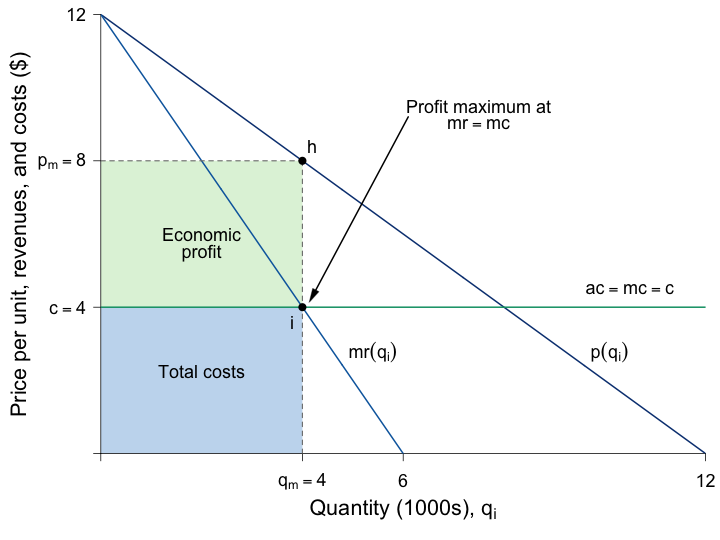

The script that saved this image:
#Graph Designer: Simon Halliday
#Authors: Bowles and Halliday
#Title: Coordination, Conflict and Competition: A Text in Microeconomics

require(shape)
#pdf(file = "firmmarketsupply/monopolist_profit_comparison.pdf", width = 9, height = 7)
png(file = "firmmarketsupply/profit_revenues_monopolist_outlier.png", width = 6*120, height = 4.5*120)

#Set parameters for graphics
pointsize <- 1.8
axislabelsize <- 1.8
labelsize <- 1.5
namesize <- 1.8
annotatesize <- 1.5
graphlinewidth <- 2
segmentlinewidth <- 1.5

COL <- c("#7fc97f", "#beaed4", "#fdc086", "#ffff99", "#386cb0", "#f0027f", "#bf5b17", "#666666")
COLA <- c("#e0f3db", "#99d8c9","#66c2a4","#41ae76", "#238b45", "#005824")
COLB <- c("#c6dbef", "#4eb3d3", "#2b8cbe", "#0868ac","#084081")
Grays <- gray.colors(25, start = 1, end = 0)
CBCols <- c("#009E73","#0072B2","#E69F00")

#Edited the margins to cater for the larger LHS labels
par(mar =  c(6, 7, 1, 1))

AvgRevenue <- function(x, rmax = 12, xmax = 12){
  rmax - (rmax/xmax)*x
}

MRevenue <- function(x, rmax = 12, xmax = 12){
  rmax - 2*(rmax/xmax)*x
}

AvgCost <- function(x, c0 = 2, c1 = 4){
  c0/x + c1
}

xlims <- c(0, 12)
ylims <- c(0, 12)

npts <- 501 
x <- seq(xlims[1], xlims[2], length.out = npts)
y <- seq(ylims[1], ylims[2], length.out = npts) 
a <- c(13, 16.75, 19.25)

plot(0, 0, xlim = xlims, ylim = ylims, type = "n",
     xlab = expression(paste("")),
     ylab = expression(paste("")), 
     xaxt = "n", 
     yaxt = "n", 
     cex.lab = axislabelsize, 
     bty = "n",
     xaxs="i", 
     yaxs="i")

# ticksy <- seq(from = ylims[1], to = ylims[2], by = 1)
# ylabels <- seq(from = ylims[1], to = ylims[2], by = 1)
# ticksx <- seq(from = xlims[1], to = xlims[2], by = 1)
# xlabels <- seq(from = xlims[1], to = xlims[2], by = 1)
ticksy <- c(0, 4, AvgRevenue(x = 4), ylims[2])
ylabels <- c(NA, expression(paste(c == 4)), expression(paste(p[m] == 8)), expression(paste(12)))
ticksx <- c(0, 4, 6, xlims[2])
xlabels <- c(NA, expression(paste(q[m] == 4)), expression(paste(6)), expression(paste(12)))

npts <- 500 
xx1 <- seq(xlims[1], xlims[2], length.out = npts)
xx3 <- seq(2, 6, length.out = npts)

#Draw the polygon for profit
xpoly1 <- c(0, 4, 4, 0, 0)
ypoly1 <- c(4, 4, AvgRevenue(x = 4), AvgRevenue(x = 4), 4)
polygon(x = xpoly1, y = ypoly1, col=COLA[1], density=NULL, border = NA)

#Draw the polygon for costs
xpoly2 <- c(0, 4, 4, 0, 0)
ypoly2 <- c(0, 0, 4, 4, 4)
polygon(x = xpoly2, y = ypoly2, col=COLB[1], density=NULL, border = NA)

axis(1, at = ticksx, pos = 0, labels = FALSE, cex.axis=labelsize)
text(x = c(0, 4, 6, xlims[2]), par("usr")[3] - 0.4, labels = xlabels, srt = 0, pos = 1, xpd = TRUE, cex = labelsize)
axis(2, at = ticksy, pos = 0, labels = ylabels, las = 1, cex.axis=labelsize)

#lines(xx1, bcA(xx1, w = 10, p = 1.5), col = COLB[3], lwd = graphlinewidth)
lines(xx1, AvgRevenue(xx1, rmax = 12, xmax = 12), col = COLB[5], lwd = graphlinewidth)
lines(xx1, MRevenue(xx1, rmax = 12, xmax = 12), col = COLB[4], lwd = graphlinewidth)
#lines(xx1, AvgCost(xx1, c0 = 2, c1 = 4), col = COLA[5], lwd = graphlinewidth)

#Label the axes
text(0.5*(xlims[2]), -1.5, expression(paste("Quantity (1000s), ", q[i])), xpd = TRUE, cex = axislabelsize) 
#text(0.5*(xlims[2]), -2.5, expression(paste("Output, ", x)), xpd = TRUE, cex = axislabelsize) 
#mtext(expression(paste("Quantity of output, ", x)), side=1, line = 2.5, cex = axislabelsize)
text(-1.6, 0.5*ylims[2], expression(paste("Price per unit, revenues, and costs ($)")), xpd = TRUE, cex = axislabelsize, srt = 90) 

#Label curves
text(10.5, 4.5, expression(paste(ac == mc,phantom() == c)), cex = labelsize, xpd=TRUE)
text(10.1, 2.8, expression(paste(p(q[i]))), cex = labelsize)
text(5.4, 2.8, expression(paste(mr(q[i]))), cex = labelsize)

#Labels cost and profit areas
text(2, 0.5*AvgCost(x = 4), expression("Total costs"), cex = labelsize)
text(2, 6, expression("Economic"), cex = labelsize)
text(2, 5.5, expression("profit"), cex = labelsize)

#Draw segments for total costs
segments(0, AvgRevenue(x = 4), 4, AvgRevenue(x = 4), lty = 2, col = Grays[20] , lwd = segmentlinewidth)
segments(4, 0, 4, AvgRevenue(x = 4), lty = 2, col = Grays[20] , lwd = segmentlinewidth)
segments(0, 4, xlims[2], 4, lty = 1, col = CBCols[1] , lwd = graphlinewidth)

#Label Points for comparison
points(4, MRevenue(x = 4), pch = 16, col = "black", cex = 1.5)
text(3.8, MRevenue(x = 4) - 0.4, expression(i), cex = labelsize)


points(4, AvgRevenue(x = 4), pch = 16, col = "black", cex = 1.5)
text(4.2, AvgRevenue(x = 4) + 0.4, expression(h), cex = labelsize)


#Arrow to mr = mc
text(7.5, 9.5, expression(paste("Profit maximum at")), cex = labelsize)
text(7.5, 9, expression(paste(mr == mc)), cex = labelsize)
Arrows(6.1, 9.2, 4.2, 4.3, col = "black", lty = 1, lwd = 2, arr.type = "triangle", arr.lwd = 0.5)



dev.off()
